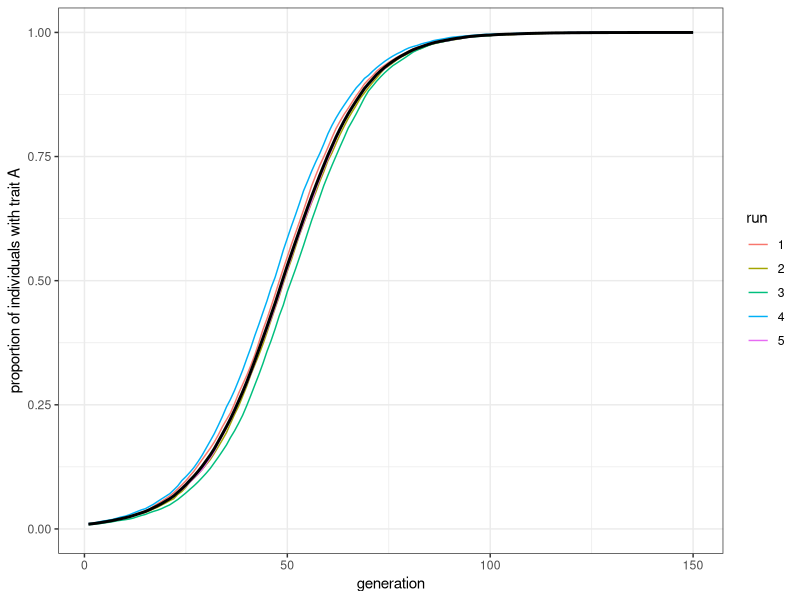
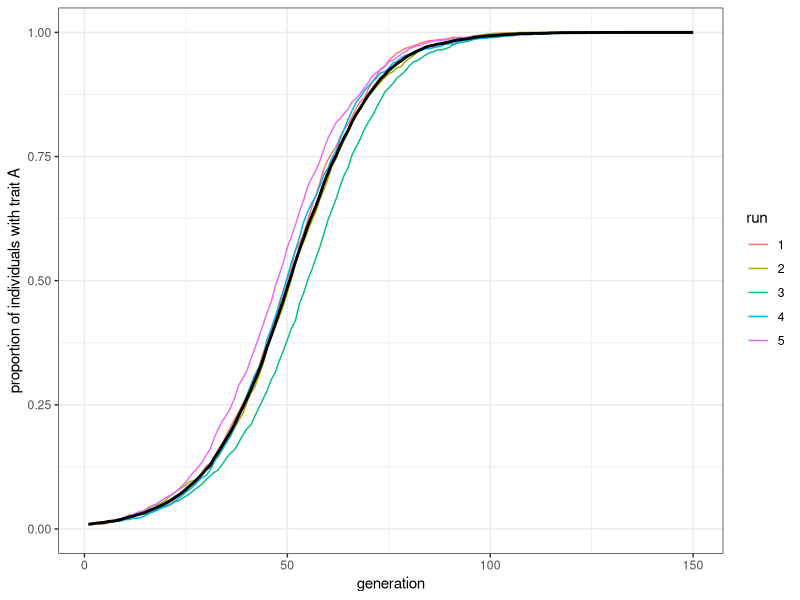
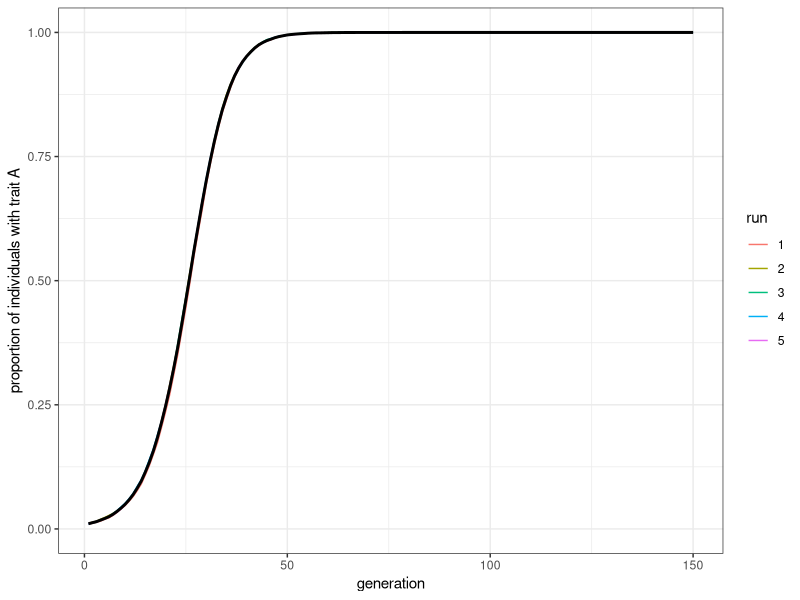

These figures' R source, in order: (Note: this script raises an error after producing the figures.)
## ---- chunk 1
library(tidyverse)

model_biased_transmission_direct <- function (
  population_size, 
  probability_a, 
  probability_b,
  initial_proportion_of_trait_a,
  generations,
  runs) {
  output <- tibble(
    run = factor(), 
    generation = numeric(), 
    proportion_of_trait_a = numeric()
  )
  for (run in 1:runs) {
    # 1回の試行の結果を保管するtibbleを初期化
    output_single_run <- tibble(
      run = rep(run, generations) |> as.factor(), 
      generation = 1:generations, 
      proportion_of_trait_a = rep(NA, generations)
    )
    # 第1世代
    population <- sample(
      c("A", "B"), 
      population_size, replace = TRUE, 
      prob = c(initial_proportion_of_trait_a, 1 - initial_proportion_of_trait_a)
    )
    # 第1世代のproportion_of_trait_aを計算
    proportion_of_trait_a <- sum(population == "A") / population_size
    output_single_run$proportion_of_trait_a[1] <- proportion_of_trait_a
    for (generation in 2:generations) {
      # 今世代の集団に属する個人は、それぞれデモンストレーターを前世代から適当に一人指名する
      demonstrator_trait <- sample(population, population_size, replace = TRUE)
      # バイアスのあるコピー確率でコピーするか否かを決める
      should_copy_a_everyone <- sample(
        c(TRUE, FALSE),
        population_size,
        prob = c(probability_a, 1 - probability_a),
        replace = TRUE
      )
      should_copy_b_everyone <- sample(
        c(TRUE, FALSE),
        population_size,
        prob = c(probability_b, 1 - probability_b),
        replace = TRUE
      )

      is_demonstrator_trait_a <- demonstrator_trait == "A"
      should_copy_a <- is_demonstrator_trait_a & should_copy_a_everyone
      should_copy_b <- !is_demonstrator_trait_a & should_copy_b_everyone
      if(length(should_copy_a) > 0) {
        population[should_copy_a] <- "A"}
      if(length(should_copy_b) > 0) {
        population[should_copy_b] <- "B"}
      # proportion_of_trait_aを計算し、tibbleのうち
      # proportion_of_trait_a列のgeneration行目に格納する
      output_single_run$proportion_of_trait_a[generation] <- 
      sum(population == "A") / population_size
    }
    # output tibbleの一番下に今回の試行の結果をbind_rows()関数で付け加える
    output <- bind_rows(output, output_single_run)
  }
  # 全試行の結果がひとつのoutputというtibbleに集約されたので、それを返り値としてエクスポートする
  output
}
## ---- chunk 2
plot_multiple_runs <- function(data) {
  ggplot(data = data, aes(x = generation, y = proportion_of_trait_a)) +
    geom_line(aes(colour = run)) +
    stat_summary(fun = mean, geom = "line", size = 1) +
    ylim(c(0, 1)) +
    theme_bw() +
    ylab("proportion of individuals with trait A")
}
## ---- chunk 3
model_biased_transmission_direct(
  population_size = 10000, 
  probability_a = 0.1, 
  probability_b = 0 , 
  initial_proportion_of_trait_a = 0.01, 
  generations = 150, 
  runs = 5) |>
  plot_multiple_runs()
## ---- chunk 4
model_biased_transmission_direct(
  population_size = 10000, 
  probability_a = 0.6, 
  probability_b = 0.5, 
  initial_proportion_of_trait_a = 0.01, 
  generations = 150, 
  runs = 5) |>
  plot_multiple_runs()
## ---- chunk 5
model_biased_transmission_direct(
  population_size = 10000, 
  probability_a = 0.2, 
  probability_b = 0, 
  initial_proportion_of_trait_a = 0.01, 
  generations = 150, 
  runs = 5) |>
  plot_multiple_runs()
## ---- chunk 6
vector_of_probability_b <- 0:5 * 0.1
df <- tibble(probability_b = vector_of_probability_b,
             data = list(tibble()))
for(i in 1:6) {
  probability_b <- vector_of_probability_b[i]
  df$data[[i]] <-
    model_biased_transmission_direct(
      population_size = 1000, 
      probability_a = 0.1,
      probability_b = probability_b,
      initial_proportion_of_trait_a = 0.3, 
      generations = 150, 
      runs = 5)
}
df |> 
  unnest(cols = c(data)) |> 
  ggplot(
    aes(x = generation, y = proportion_of_trait_a, colour = proportion_of_trait_a)
  ) +
  stat_summary(fun = mean, geom = "line", size = 1) +
  geom_line(aes(group = as.factor(run)), size = 0.1) +
  scale_colour_viridis_c() +
  ylim(c(0, 1)) +
  facet_grid(
    rows = vars(probability_b),
    cols = vars(probability_a)
  ) +
  theme(legend.position = "none")
## ---- chunk 7
df <- expand_grid(
  population_size = 1000,
  probability_a = 1:5 * .01,
  probability_b = 1:5 * .01,
  initial_proportion_of_trait_a = 0.3,
  generations = 150, 
  runs = 5
)
df$data <- df |> 
  pmap(model_biased_transmission_direct) # cannot use mutate
df |> 
  unnest(cols = c(data)) |> 
  ggplot(
    aes(x = generation, y = proportion_of_trait_a, colour = proportion_of_trait_a)
  ) +
  stat_summary(fun = mean, geom = "line", size = 1) +
  geom_line(aes(group = as.factor(run)), size = 0.1) +
  scale_colour_viridis_c() +
  ylim(c(0, 1)) +
  facet_grid(
    rows = vars(probability_b),
    cols = vars(probability_a)
  ) +
  theme(legend.position = "none")
